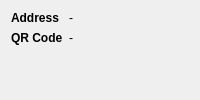
            <widget class="QWidget" name="tab_4">
             <attribute name="title">
              <string>General</string>
             </attribute>
             <layout class="QFormLayout" name="formLayout_8">
              <property name="fieldGrowthPolicy">
               <enum>QFormLayout::AllNonFixedFieldsGrow</enum>
              </property>
              <property name="labelAlignment">
               <set>Qt::AlignLeading|Qt::AlignLeft|Qt::AlignVCenter</set>
              </property>
              <property name="formAlignment">
               <set>Qt::AlignLeading|Qt::AlignLeft|Qt::AlignTop</set>
              </property>
              <item row="0" column="0">
               <widget class="QLabel" name="label_10">
                <property name="styleSheet">
                 <string notr="true">font-weight: bold;</string>
                </property>
                <property name="text">
                 <string>Address</string>
                </property>
               </widget>
              </item>
              <item row="0" column="1">
               <widget class="QLabel" name="wallet_address_label">
                <property name="text">
                 <string>-</string>
                </property>
                <property name="textInteractionFlags">
                 <set>Qt::LinksAccessibleByMouse|Qt::TextSelectableByKeyboard|Qt::TextSelectableByMouse</set>
                </property>
               </widget>
              </item>
              <item row="1" column="0">
               <widget class="QLabel" name="label_47">
                <property name="styleSheet">
                 <string notr="true">font-weight: bold;</string>
                </property>
                <property name="text">
                 <string>QR Code</string>
                </property>
               </widget>
              </item>
              <item row="1" column="1">
               <widget class="QLabel" name="wallet_address_qr_label">
                <property name="text">
                 <string>-</string>
                </property>
               </widget>
              </item>
             </layout>
            </widget>
